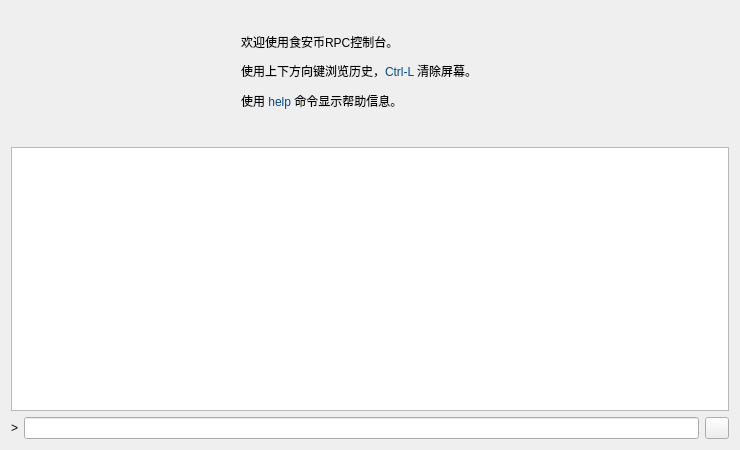
<?xml version="1.0" encoding="UTF-8"?>
<ui version="4.0">
 <class>RPCConsole</class>
 <widget class="QWidget" name="RPCConsole">
  <property name="geometry">
   <rect>
    <x>0</x>
    <y>0</y>
    <width>740</width>
    <height>450</height>
   </rect>
  </property>
  <property name="windowTitle">
   <string>GCoin - Debug window</string>
  </property>
  <layout class="QVBoxLayout" name="verticalLayout_2">
   <item>
    <widget class="QWidget" name="helpw" native="true">
     <property name="minimumSize">
      <size>
       <width>0</width>
       <height>130</height>
      </size>
     </property>
     <property name="maximumSize">
      <size>
       <width>16777215</width>
       <height>140</height>
      </size>
     </property>
     <widget class="QLabel" name="label_2">
      <property name="geometry">
       <rect>
        <x>230</x>
        <y>20</y>
        <width>181</width>
        <height>21</height>
       </rect>
      </property>
      <property name="text">
       <string>欢迎使用食安币RPC控制台。</string>
      </property>
     </widget>
     <widget class="QLabel" name="label_3">
      <property name="geometry">
       <rect>
        <x>230</x>
        <y>50</y>
        <width>241</width>
        <height>21</height>
       </rect>
      </property>
      <property name="text">
       <string>&lt;html&gt;&lt;head/&gt;&lt;body&gt;&lt;p&gt;使用上下方向键浏览历史，&lt;span style=&quot; color:#014991;&quot;&gt;Ctrl-L &lt;/span&gt;清除屏幕。&lt;/p&gt;&lt;/body&gt;&lt;/html&gt;</string>
      </property>
     </widget>
     <widget class="QLabel" name="label_4">
      <property name="geometry">
       <rect>
        <x>230</x>
        <y>80</y>
        <width>181</width>
        <height>21</height>
       </rect>
      </property>
      <property name="text">
       <string>&lt;html&gt;&lt;head/&gt;&lt;body&gt;&lt;p&gt;使用 &lt;span style=&quot; color:#014991;&quot;&gt;help&lt;/span&gt; 命令显示帮助信息。&lt;/p&gt;&lt;/body&gt;&lt;/html&gt;</string>
      </property>
     </widget>
     <widget class="QLabel" name="label_5">
      <property name="geometry">
       <rect>
        <x>130</x>
        <y>34</y>
        <width>50</width>
        <height>50</height>
       </rect>
      </property>
      <property name="text">
       <string/>
      </property>
      <property name="pixmap">
       <pixmap resource="../bitcoin.qrc">:/icons/rpclogo</pixmap>
      </property>
     </widget>
    </widget>
   </item>
   <item>
    <widget class="QTextEdit" name="messagesWidget">
     <property name="minimumSize">
      <size>
       <width>0</width>
       <height>100</height>
      </size>
     </property>
     <property name="readOnly">
      <bool>true</bool>
     </property>
     <property name="tabKeyNavigation" stdset="0">
      <bool>false</bool>
     </property>
     <property name="columnCount" stdset="0">
      <number>2</number>
     </property>
    </widget>
   </item>
   <item>
    <layout class="QHBoxLayout" name="horizontalLayout_2">
     <item>
      <widget class="QLabel" name="label">
       <property name="text">
        <string>&gt;</string>
       </property>
      </widget>
     </item>
     <item>
      <widget class="QLineEdit" name="lineEdit"/>
     </item>
     <item>
      <widget class="QPushButton" name="clearButton">
       <property name="maximumSize">
        <size>
         <width>24</width>
         <height>24</height>
        </size>
       </property>
       <property name="toolTip">
        <string>Clear console</string>
       </property>
       <property name="text">
        <string/>
       </property>
       <property name="icon">
        <iconset resource="../bitcoin.qrc">
         <normaloff>:/icons/remove</normaloff>:/icons/remove</iconset>
       </property>
       <property name="shortcut">
        <string notr="true">Ctrl+L</string>
       </property>
       <property name="autoDefault">
        <bool>false</bool>
       </property>
      </widget>
     </item>
    </layout>
   </item>
  </layout>
 </widget>
 <resources>
  <include location="../bitcoin.qrc"/>
 </resources>
 <connections/>
</ui>
